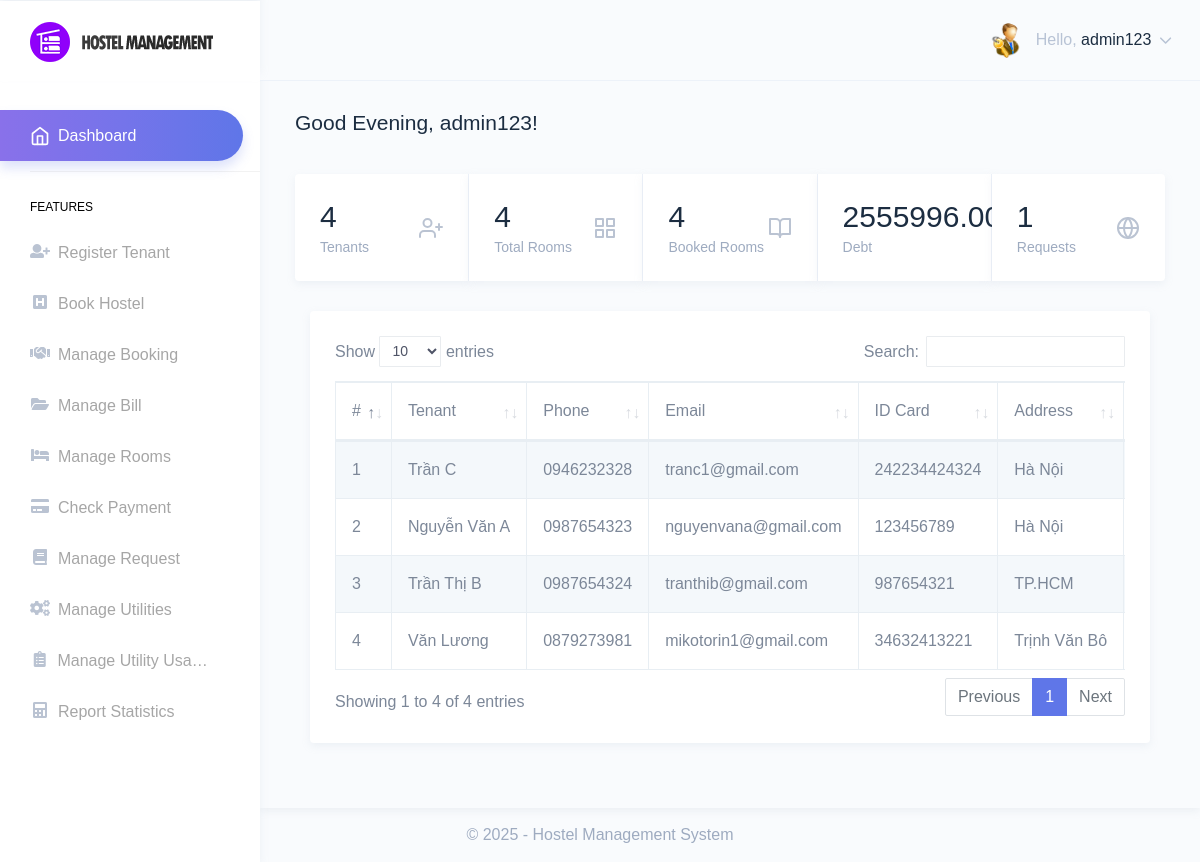
Screenshot of /admin/dashboard.php (signed in) with the database file from the repository.
### tables this page shows
CREATE TABLE `contracts` (
  `id` int(11) NOT NULL,
  `room_id` int(11) NOT NULL,
  `tenant_id` int(11) NOT NULL,
  `start_date` date NOT NULL,
  `end_date` date NOT NULL,
  `deposit` decimal(10,2) NOT NULL,
  `monthly_rent` decimal(10,2) NOT NULL,
  `status` enum('active','expired','terminated') DEFAULT 'active'
);

CREATE TABLE `tenants` (
  `tenant_id` int(11) NOT NULL,
  `full_name` varchar(100) NOT NULL,
  `phone` varchar(15) NOT NULL,
  `email` varchar(100) NOT NULL,
  `id_card_number` varchar(20) NOT NULL,
  `address` text NOT NULL,
  `username` varchar(50) NOT NULL,
  `password` varchar(255) NOT NULL
);

### admin/dashboard.php (the view, shortened to what this page needs)
<?php
    include('../includes/dbconn.php');
?>
<!DOCTYPE html>
<html dir="ltr" lang="en">
<head>
    <link href="../assets/extra-libs/c3/c3.min.css" rel="stylesheet">
    <link href="../assets/extra-libs/datatables.net-bs4/css/dataTables.bootstrap4.css" rel="stylesheet">
    <link href="../dist/css/style.min.css" rel="stylesheet">
</head>
<body>
    <div id="main-wrapper" data-theme="light" data-layout="vertical" data-navbarbg="skin6" data-sidebartype="full"
        data-sidebar-position="fixed" data-header-position="fixed" data-boxed-layout="full">
        <header class="topbar" data-navbarbg="skin6">
            <?php include 'includes/navigation.php'?>
        </header>
        <aside class="left-sidebar" data-sidebarbg="skin6">
            <div class="scroll-sidebar" data-sidebarbg="skin6">
                <?php include 'includes/sidebar.php'?>
            </div>
        </aside>
        <div class="page-wrapper">
            <div class="page-breadcrumb">
                <div class="row">
                    <div class="col-7 align-self-center">
                       <?php include 'includes/greetings-a.php'?>
                    </div>
                </div>
            </div>
            <div class="container-fluid">
                <div class="card-group">
                    <div class="card border-right">
                        <div class="card-body">
                            <div class="d-flex d-lg-flex d-md-block align-items-center">
                                <div>
                                    <div class="d-inline-flex align-items-center">
                                        <h2 class="text-dark mb-1 font-weight-medium"><?php include 'counters/tenant-count.php'?></h2>
                                    </div>
                                    <h6 class="text-muted font-weight-normal mb-0 w-100 text-truncate">Tenants</h6>
                                </div>
                                <div class="ml-auto mt-md-3 mt-lg-0">
                                    <span class="opacity-7 text-muted"><i data-feather="user-plus"></i></span>
                                </div>
                            </div>
                        </div>
                    </div>
                    <div class="card border-right">
                        <div class="card-body">
                            <div class="d-flex d-lg-flex d-md-block align-items-center">
                                <div>
                                    <h2 class="text-dark mb-1 w-100 text-truncate font-weight-medium"><?php include 'counters/room-count.php'?></h2>
                                    <h6 class="text-muted font-weight-normal mb-0 w-100 text-truncate">Total Rooms
                                    </h6>
                                </div>
                                <div class="ml-auto mt-md-3 mt-lg-0">
                                    <span class="opacity-7 text-muted"><i data-feather="grid"></i></span>
                                </div>
                            </div>
                        </div>
                    </div>
                    <div class="card border-right">
                        <div class="card-body">
                            <div class="d-flex d-lg-flex d-md-block align-items-center">
                                <div>
                                    <div class="d-inline-flex align-items-center">
                                        <h2 class="text-dark mb-1 font-weight-medium"><?php include 'counters/booked-count.php'?></h2>
                                    </div>
                                    <h6 class="text-muted font-weight-normal mb-0 w-100 text-truncate">Booked Rooms</h6>
                                </div>
                                <div class="ml-auto mt-md-3 mt-lg-0">
                                    <span class="opacity-7 text-muted"><i data-feather="book-open"></i></span>
                                </div>
                            </div>
                        </div>
                    </div>
                    <div class="card border-right">
                        <div class="card-body">
                            <div class="d-flex d-lg-flex d-md-block align-items-center">
                                <div>
                                    <div class="d-inline-flex align-items-center">
                                        <h2 class="text-dark mb-1 font-weight-medium"><?php include 'counters/debt-count.php'?></h2>
                                    </div>
                                    <h6 class="text-muted font-weight-normal mb-0 w-100 text-truncate">Debt</h6>
                                </div>
                                <div class="ml-auto mt-md-3 mt-lg-0">
                                    <span class="opacity-7 text-muted"><i data-feather="book-open"></i></span>
                                </div>
                            </div>
                        </div>
                    </div>
                    <div class="card">
                        <div class="card-body">
                            <div class="d-flex d-lg-flex d-md-block align-items-center">
                                <div>
                                    <h2 class="text-dark mb-1 font-weight-medium"><?php include 'counters/requests-count.php'?></h2>
                                    <h6 class="text-muted font-weight-normal mb-0 w-100 text-truncate">Requests</h6>
                                </div>
                                <div class="ml-auto mt-md-3 mt-lg-0">
                                    <span class="opacity-7 text-muted"><i data-feather="globe"></i></span>
                                </div>
                            </div>
                        </div>
                    </div>
                </div>
                <div class="col-12">
                        <div class="card">
                            <div class="card-body">
                            <div class="table-responsive">
                            <table id="zero_config" class="table table-striped table-bordered no-wrap">
                                    <thead>
                                        <tr>
                                            <th scope="col">#</th>
                                            <th scope="col">Tenant</th>
                                            <th scope="col">Phone</th>
                                            <th scope="col">Email</th>
                                            <th scope="col">ID Card</th>
                                            <th scope="col">Address</th>
                                        </tr>
                                    </thead>
                                    <tbody>
                                    <?php
                                $ret = "SELECT
                                            t.tenant_id AS tenant_id,
                                            t.full_name AS tenant_name,
                                            t.phone,
                                            t.email,
                                            t.id_card_number,
                                            t.address,
                                            c.room_id,
                                            r.room_number AS room_name
                                        FROM tenants t
                                        JOIN contracts c ON t.tenant_id = c.tenant_id
                                        JOIN rooms r ON c.room_id = r.id
                                        ORDER BY t.tenant_id  ASC";
                                $stmt = $mysqli->prepare($ret);
                                $stmt->execute();
                                $res = $stmt->get_result();
                                $cnt = 1;
                                while ($row = $res->fetch_object()) {
                                ?>
                                    <tr>
                                        <td><?php echo $cnt; ?></td>
                                        <td><?php echo $row->tenant_name; ?></td>
                                        <td><?php echo $row->phone; ?></td>
                                        <td><?php echo $row->email; ?></td>
                                        <td><?php echo $row->id_card_number; ?></td>
                                        <td><?php echo $row->address; ?></td>
                                    </tr>
                                <?php
                                    $cnt++;
                                }
                                ?>
									</tbody>
                                </table>
                            </div>
                            </div>
                        </div>
                    </div>
                </div>
            </div>
            <?php include '../includes/footer.php' ?>
        </div>
</body>
</html>

### admin/includes/navigation.php (shortened to what this page needs)
<nav class="navbar top-navbar navbar-expand-md">
                <div class="navbar-header" data-logobg="skin6">
                    <div class="navbar-brand">
                        <a href="dashboard.php">
                            <b class="logo-icon">
                                <img src="../assets/images/logo-icon-nav.png" alt="homepage" class="dark-logo" />
                            </b>
                            <span class="logo-text">
                                <img src="../assets/images/logo-text-nav.png" alt="homepage" class="dark-logo" />
                            </span>
                        </a>
                    </div>
                </div>
                <div class="navbar-collapse collapse" id="navbarSupportedContent">
                    <ul class="navbar-nav float-right">
                        <li class="nav-item dropdown">
                            <a class="nav-link dropdown-toggle" href="javascript:void(0)" data-toggle="dropdown"
                                aria-haspopup="true" aria-expanded="false">
                                <img src="../assets/images/users/admin-icn.png" alt="user" class="rounded-circle"
                                    width="35">
                                    <?php
                                    $aid=$_SESSION['id'];
                                        $ret="SELECT * from admin where id=?";
                                        $stmt= $mysqli->prepare($ret) ;
                                        $stmt->bind_param('i',$aid);
                                        $stmt->execute();
                                        $res=$stmt->get_result();
                                        while($row=$res->fetch_object())
                                        {
                                            ?>
                                <span class="ml-2 d-none d-lg-inline-block"><span>Hello,</span> <span
                                        class="text-dark"><?php echo $row->username; }?></span> <i data-feather="chevron-down"
                                        class="svg-icon"></i></span>
                            </a>
                        </li>
                    </ul>
                </div>
            </nav>

### admin/includes/sidebar.php
<nav class="sidebar-nav">
    <ul id="sidebarnav">
        <li class="sidebar-item"> <a class="sidebar-link sidebar-link" href="dashboard.php"
        aria-expanded="false"><i data-feather="home" class="feather-icon"></i><span
         class="hide-menu">Dashboard</span></a></li>
        <li class="list-divider"></li>
        <li class="nav-small-cap"><span class="hide-menu">Features</span></li>
        <li class="sidebar-item"> <a class="sidebar-link sidebar-link" href="register-tenant.php"
        aria-expanded="false"><i class="fas fa-user-plus"></i><span
        class="hide-menu">Register Tenant</span></a></li>
        <li class="sidebar-item"> <a class="sidebar-link sidebar-link" href="bookings.php"
        aria-expanded="false"><i class="fas fa-h-square"></i><span
        class="hide-menu">Book Hostel</span></a></li>
        <li class="sidebar-item"> <a class="sidebar-link sidebar-link" href="manage-booking.php"
        aria-expanded="false"><i class="fas fa-handshake"></i><span
        class="hide-menu">Manage Booking</span></a></li>
        <li class="sidebar-item"> <a class="sidebar-link sidebar-link" href="manage-bill.php"
        aria-expanded="false"><i class="fas fa-folder-open"></i><span
        class="hide-menu">Manage Bill</span></a></li>
        <li class="sidebar-item"> <a class="sidebar-link sidebar-link" href="manage-rooms.php"
        aria-expanded="false"><i class="fas fa-bed"></i><span
        class="hide-menu">Manage Rooms</span></a></li>
        <li class="sidebar-item"> <a class="sidebar-link sidebar-link" href="manage-payment.php"
        aria-expanded="false"><i class="fas fa-credit-card"></i><span
        class="hide-menu">Check Payment</span></a></li>
        <li class="sidebar-item"> <a class="sidebar-link sidebar-link" href="manage-request.php"
        aria-expanded="false"><i class="fas fa-book"></i><span
        class="hide-menu">Manage Request</span></a></li>
        <li class="sidebar-item"> <a class="sidebar-link sidebar-link" href="manage-utilities.php"
        aria-expanded="false"><i class="fas fa-cogs"></i><span
        class="hide-menu">Manage Utilities</span></a></li>
        <li class="sidebar-item"> <a class="sidebar-link sidebar-link" href="manage-utility-usages.php"
        aria-expanded="false"><i class="fas fa-clipboard-list"></i><span
        class="hide-menu">Manage Utility Usages</span></a></li>
        <li class="sidebar-item"> <a class="sidebar-link sidebar-link" href="report.php"
        aria-expanded="false"><i class="fas fa-calculator"></i><span
        class="hide-menu">Report Statistics</span></a></li>
    </ul>
</nav>

### admin/includes/greetings-a.php (shortened to what this page needs)
<?php
    $welcome_string="Welcome";
    $numeric_date=date("G");
    if($numeric_date>=0&&$numeric_date<=11)
    $welcome_string="Good Morning,";
    else if($numeric_date>=12&&$numeric_date<=17)
    $welcome_string="Good Afternoon,";
    else if($numeric_date>=18&&$numeric_date<=21)
    $welcome_string="Good Evening,";
    else if($numeric_date>=22&&$numeric_date<=24)
    $welcome_string="Good Night,";
        $aid=$_SESSION['id'];
        $ret="select * from admin where id=?";
         $stmt= $mysqli->prepare($ret) ;
         $stmt->bind_param('i',$aid);
         $stmt->execute();
         $res=$stmt->get_result();
         while($row=$res->fetch_object())
         {
    echo "<h3 class='page-title text-truncate text-dark font-weight-medium mb-1'>$welcome_string $row->username! </h3>"; }
?>

### admin/counters/tenant-count.php
<?php
    include '../includes/dbconn.php';
    $sql = "SELECT tenant_id FROM tenants";
                $query = $mysqli->query($sql);
                echo "$query->num_rows";
?>

### admin/counters/room-count.php
<?php
    include '../includes/dbconn.php';
    $sql = "SELECT id FROM rooms";
                $query = $mysqli->query($sql);
                echo "$query->num_rows";
?>

### admin/counters/booked-count.php
<?php
    include '../includes/dbconn.php';
    $sql = "SELECT id FROM rooms WHERE status = 'occupied'";
    $query = $mysqli->query($sql);
    echo "$query->num_rows";
?>

### admin/counters/debt-count.php
<?php
    include '../includes/dbconn.php';
    $sql = "SELECT SUM(total_amount) AS total_unpaid_overdue FROM bills WHERE status IN ('unpaid', 'overdue')";
    $query = $mysqli->query($sql);
    $row = $query->fetch_assoc();
    echo $row['total_unpaid_overdue'] ?? 0;
?>

### admin/counters/requests-count.php
<?php
    include '../includes/dbconn.php';
    $sql = "SELECT id FROM maintenance_requests";
                $query = $mysqli->query($sql);
                echo "$query->num_rows";
?>

### includes/footer.php
<footer class="footer text-center text-muted">
&copy; <?php echo date("Y"); ?> - Hostel Management System</a>
</footer>

### rows the page displays
contracts: tenant.full_name "Trần C", tenant.phone "0946232328", tenant.email "tranc1@gmail.com", tenant.id_card_number "242234424324", tenant.address "Hà Nội"
contracts: tenant.full_name "Nguyễn Văn A", tenant.phone "0987654323", tenant.email "nguyenvana@gmail.com", tenant.id_card_number "123456789", tenant.address "Hà Nội"
contracts: tenant.full_name "Trần Thị B", tenant.phone "0987654324", tenant.email "tranthib@gmail.com", tenant.id_card_number "987654321", tenant.address "TP.HCM"
contracts: tenant.full_name "Văn Lương", tenant.phone "0879273981", tenant.email "mikotorin1@gmail.com", tenant.id_card_number "34632413221", tenant.address "Trịnh Văn Bô"

### other values shown
$row->username "admin123"
$query->num_rows "4"
$row['total_unpaid_overdue'] "2555996.00"
$query->num_rows "1"
